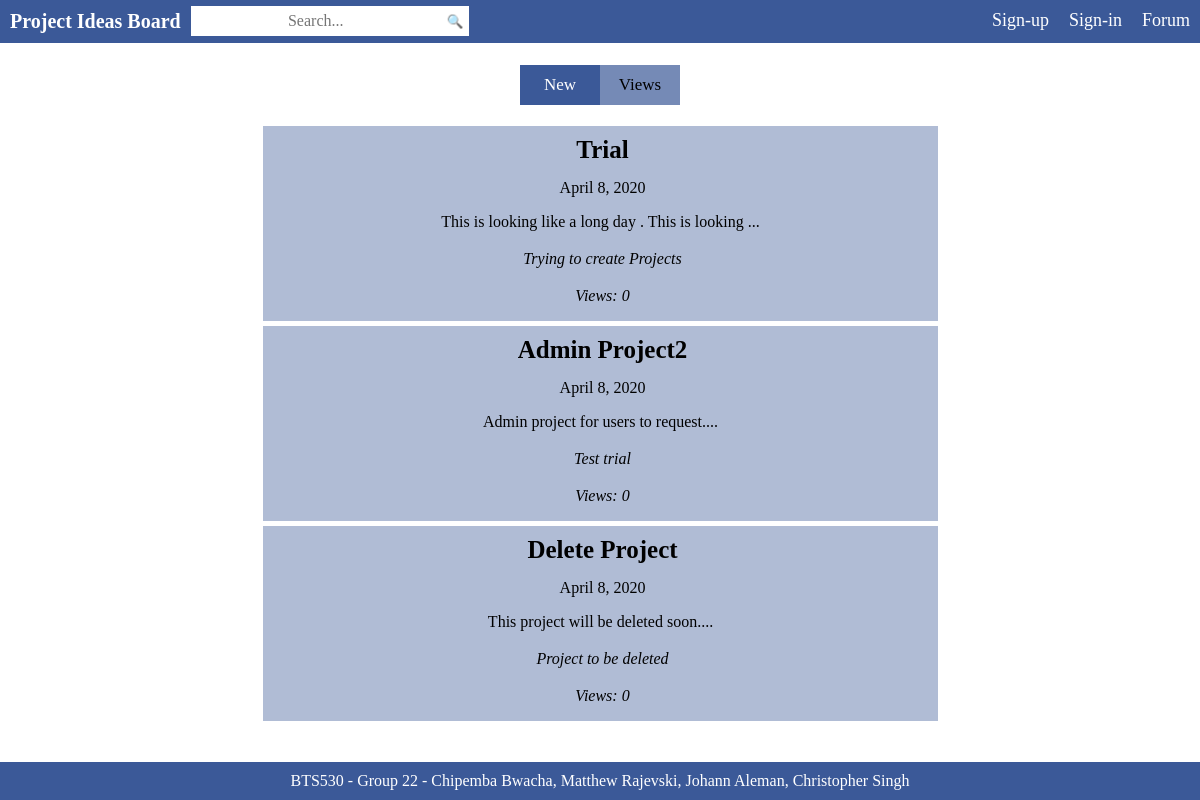
Page /PHP_current/src/adminProjectList.php on the committed database.
### tables this page shows
CREATE TABLE `ADMINPROJECTS` (
  `ProjectID` int(11) NOT NULL,
  `AdminID` int(11) NOT NULL,
  `Title` varchar(64) NOT NULL,
  `Details` varchar(1024) NOT NULL,
  `Tags` varchar(128) NOT NULL,
  `DateCreated` date NOT NULL DEFAULT current_timestamp(),
  `Views` int(11) NOT NULL DEFAULT 0,
  `file` int(1) DEFAULT 0
);

### PHP_current/src/adminProjectList.php (the view, shortened to what this page needs)
<html>
<head>
<link rel="stylesheet" type="text/css" href="css/home.css" />
<link rel="stylesheet" type="text/css" href="css/searchBar.css" />
<link rel="stylesheet" type="text/css" href="css/navigationBar.css" />
</head>
<body>
<?php include('navigationBar.php'); ?>
<div class="projectPostContainer">
<div class="tab">
<form action = "adminProjectList.php" method = "post">
<button type="submit" class="tablinks" name="sortBtn" value="1" <?php if ($_SESSION['sortBy'] == 'DateCreated DESC') {echo 'style="background-color: #3b5998;color:#FFFFFF;"';} ?>>New</button>
<button type="submit" class="tablinks" name="sortBtn" value="2" <?php if ($_SESSION['sortBy'] == 'Views DESC') {echo 'style="background-color: #3b5998;color:#FFFFFF;"';} ?>>Views</button>
</form>
</div>
<ul class="projectList" id="projectList">
<?php
    $sql_query = 'SELECT ProjectID,
    Title,
    Details,
    Tags,
    DateCreated,
    Views
    FROM ADMINPROJECTS ORDER BY ' . $_SESSION['sortBy'];
    $result = mysqli_query($db, $sql_query) or die('query failed'. mysqli_error($db));
    if ($result->num_rows > 0) {
        while($row = $result->fetch_assoc())
        {
            echo '<li class="projectItem hvr-bounce-to-right">';
            echo '<a class="aList" href="adminProjRequest.php?id=' . $row["ProjectID"] . '">';
            echo '<p class="projTitle">' . $row["Title"] . '</p>';
            $date = date_create($row["DateCreated"]);
            echo '<p class="projDate">' . date_format($date, "F j, Y") . '</p>';
            echo '<p class="projectIntro">' . substr($row["Details"], 0, 50) . '...</p><br/>';
            echo '<p class="projLikes">' . $row["Tags"] . '</p><br/>';
            echo '<p class="projLikes">Views: ' . $row["Views"] . '</p>';
            echo '</a></li>';
        }
    }
    else
    {
        echo 'No Project Ideas have been created yet!';
    }
    ?>
</ul>
</div>
<div class="footer">
<span class="footerNote">BTS530 - Group 22 - Chipemba Bwacha, Matthew Rajevski, Johann Aleman, Christopher Singh</span>
</div>
</body>
</html>

### PHP_current/src/css/home.css (style rules this page uses)
body { margin: 0; }
.footer { position: fixed; left: 0; bottom: 0; width: 100%; background-color: #3b5998; color: #FFFFFF; text-align: center; padding-top: 10px; padding-bottom: 10px; }
.projectPostContainer { background-color: #FFFFFF; display: flex; flex-direction: column; justify-content: center; align-items: center; }
.projectList { text-align: center; padding: 5px; width: 75%; word-wrap: break-word; color: black; }
.projectItem { display: inline-block; background-color: #b0bcd5; margin-bottom: 5px; cursor: pointer; user-select: none; width: 75%; }
.projTitle, .projAuthor, .projDate, .projIntro, .projLikes { margin-left: 4px; }
.projTitle { margin-top: 10px; font-weight: bold; font-size: 25px; }
.projDate { margin-top: -10px; }
.projLikes { font-style: italic; margin-top: -15px; }
.aList { text-decoration: none; color: black; }
.tab { margin-top: 65px; overflow: hidden; }
.tab button { background-color: #758ab6; color: #000000; font-size: 18px; font-family: "Times New Roman"; float: left; border: none; outline: none; cursor: pointer; transition: 0.3s; font-size: 17px; height: 40px; width: 80px; }
.hvr-bounce-to-right { display: inline-block; vertical-align: middle; -webkit-transform: perspective(1px) translateZ(0); transform: perspective(1px) translateZ(0); box-shadow: 0 0 1px rgba(0, 0, 0, 0); position: relative; -webkit-transition-property: color; transition-property: color; -webkit-transition-duration: 0.5s; transition-duration: 0.5s; }
.hvr-bounce-to-right:before { content: ""; position: absolute; z-index: -1; top: 0; left: 0; right: 0; bottom: 0; background: #9daccb; -webkit-transform: scaleX(0); transform: scaleX(0); -webkit-transform-origin: 0 50%; transform-origin: 0 50%; -webkit-transition-property: transform; transition-property: transform; -webkit-transition-duration: 0.5s; transition-duration: 0.5s; -webkit-transition-timing-function: ease-out; transition-timing-function: ease-out; }

### rows in the picture
adminprojects: Title "Trial", DateCreated "April 8, 2020", Details "This is looking like a long day . This is looking", Tags "Trying to create Projects", Views "0"
adminprojects: Title "Admin Project2", DateCreated "April 8, 2020", Details "Admin project for users to request.", Tags "Test trial", Views "0"
adminprojects: Title "Delete Project", DateCreated "April 8, 2020", Details "This project will be deleted soon.", Tags "Project to be deleted", Views "0"
